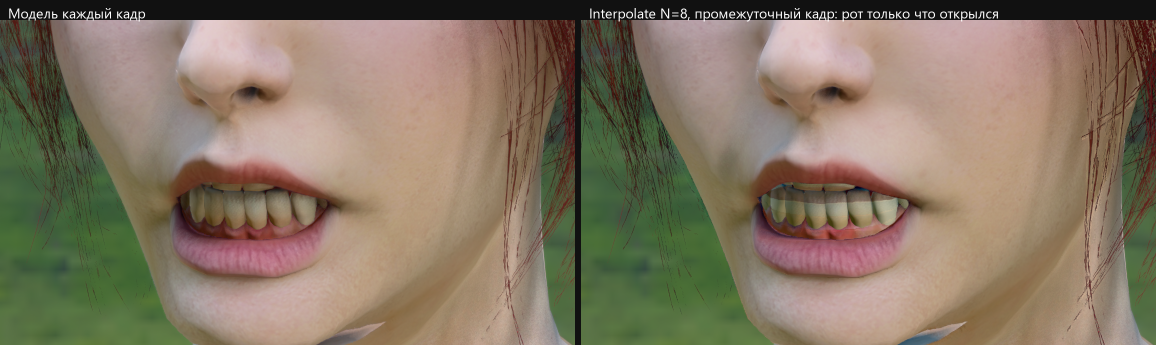
#> input picture teeth-every-vs-n8-317.png, 2312 x 690 px, given in place of off_t0_time_dump_120.bmp, which was not available (shown at 1/2 size)
$ python compare_transfer.py out.png
#> lines starting #> are read from the running program, lines starting #| are printed output that depends on the picture; pictures that were not available may be replaced by others from this repository, and a replacement may not be noted
"""Detail transfer on bench12: each case against full-resolution NR on the same frames."""
import argparse
import re
from pathlib import Path

import numpy as np
from PIL import Image

CASES = ["uni50_f1", "uni50_f2", "uni50_f3", "uni70_f1", "uni70_f3", "uni85_f1", "uni85_f3",
         "per_f1", "per_f3", "uni50_f3_cl", "uni50_f3_t1", "per_f1_r10", "per_f3_r10"]


def load(path):
    return np.asarray(Image.open(path).convert("RGB"), dtype=np.float64)
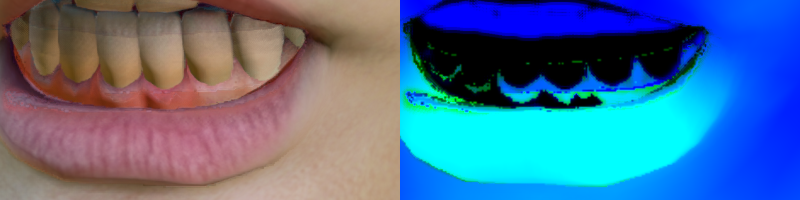
#> input picture acceptance-map-317.png, 1600 x 400 px, given in place of uni50_f1_dump_120.bmp, which was not available (shown at 1/2 size)


def psnr(a, b):
    mse = np.mean((a - b) ** 2)
    return 99.0 if mse == 0 else 10.0 * np.log10(255.0 ** 2 / mse)


def laplacian(img):
    g = img.mean(axis=2)
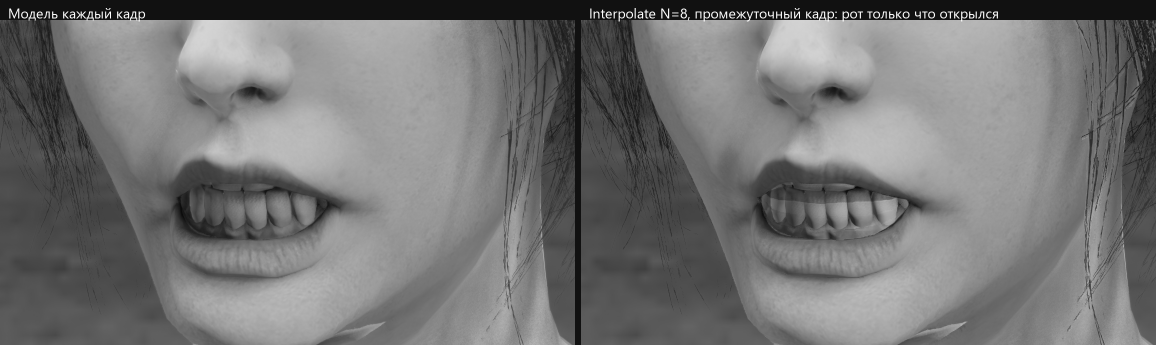
#> g: shape (690, 2312) float64 (shown at 1/2 size); min 8.33, max 255, mean 116.4
    return np.abs(4 * g[1:-1, 1:-1] - g[:-2, 1:-1] - g[2:, 1:-1] - g[1:-1, :-2] - g[1:-1, 2:])
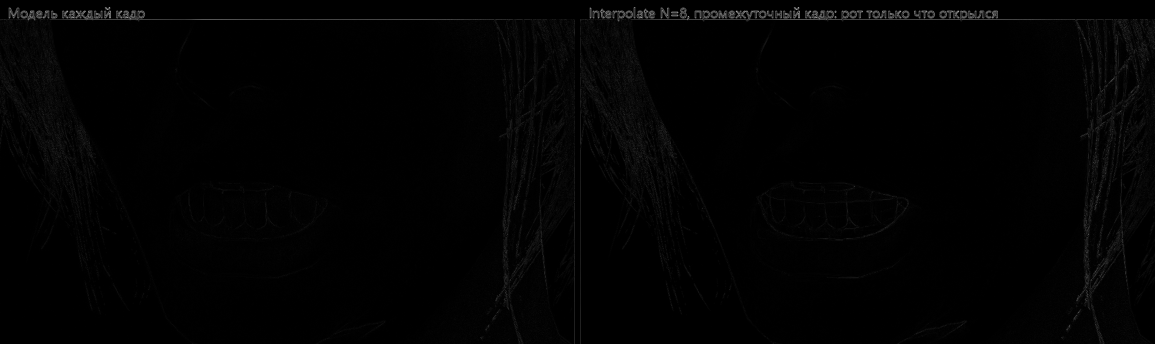
#> returned value: shape (688, 2310) float64 (shown at 1/2 size); min 0, max 581, mean 6.2; drawn with min black and max white


def last_float(path, pattern):
    if not path.exists():
        return float("nan")
    values = re.findall(pattern, path.read_text(errors="replace"))
    return float(values[-1]) if values else float("nan")


def post_ms(stdout):
    """GPU frame time minus path tracing: everything after the render, NR and our passes included."""
    m = re.findall(r"gpu frame time: avg ([0-9.]+) ms \(path trace ([0-9.]+) ms\)",
                   stdout.read_text(errors="replace")) if stdout.exists() else []
    return float(m[-1][0]) - float(m[-1][1]) if m else float("nan")


def main():
    parser = argparse.ArgumentParser(description=__doc__)
    parser.add_argument("out", type=Path, help="capture root (reference_dumps -Out, or the plan-8 output root)")
    parser.add_argument("--frames", default="120,239")
    parser.add_argument("--reference", default="off_t0_time")
    parser.add_argument("--depth-case", default="depthview", help="case whose dumps are the depth view ('' = none)")
    parser.add_argument("--depth-step", type=float, default=2.0,
                        help="depth-view levels between neighbours that count as a silhouette")
    parser.add_argument("--cases", nargs="*", default=CASES)
    parser.add_argument("--flat", action="store_true",
                        help="plan-8 layout: <root>/<case>/dump_<frame>.bmp, ReShade.log, stdout.txt")
    args = parser.parse_args()
    frames = args.frames.split(",")

    def dump(case, frame):
        return args.out / case / f"dump_{frame}.bmp" if args.flat else args.out / f"{case}_dump_{frame}.bmp"

    def log(case):
        return args.out / case / "ReShade.log" if args.flat else args.out / f"{case}_ReShade.log"

    def stdout(case):
        return args.out / case / "stdout.txt" if args.flat else args.out / f"{case}.txt"

    def silhouettes(frame):
        if not args.depth_case or not dump(args.depth_case, frame).exists():
            return None
        # bench12's depth view spans only ~13 of 256 levels (240..253), one level being banding on the
        # floor: a silhouette is a step of at least --depth-step levels between neighbours.
        d = load(dump(args.depth_case, frame)).mean(axis=2)
        dx = np.abs(np.diff(d, axis=1)) >= args.depth_step
        dy = np.abs(np.diff(d, axis=0)) >= args.depth_step
        mask = np.zeros(d.shape, dtype=bool)
        mask[:, 1:] |= dx
        mask[:, :-1] |= dx
        mask[1:, :] |= dy
        mask[:-1, :] |= dy
        # Every pixel within 2 px (5x5 square) of a depth step; padded with False, so nothing wraps
        # across opposite image edges.
        r = 2
        padded = np.pad(mask, r, constant_values=False)
        h, w = mask.shape
        mask = np.logical_or.reduce([padded[r + dy:r + dy + h, r + dx:r + dx + w]
                                     for dy in range(-r, r + 1) for dx in range(-r, r + 1)])
        return mask[1:-1, 1:-1]

    print(f"{'case':16} {'post ms':>8} {'model ms':>9} {'PSNR dB':>8} {'detail':>7} {'silh err':>9}")
    print(f"{args.reference:16} {post_ms(stdout(args.reference)):8.2f} "
          f"{last_float(log(args.reference), r'model time: ([0-9.]+) ms'):9.2f} {'ref':>8} {'1.000':>7} {'-':>9}")
    for case in args.cases:
        rows = []
        for f in frames:
            ref, got = load(dump(args.reference, f)), load(dump(case, f))
            lr, lg = laplacian(ref), laplacian(got)
#> in laplacian (call 2), `g = img.mean(axis=2)`:
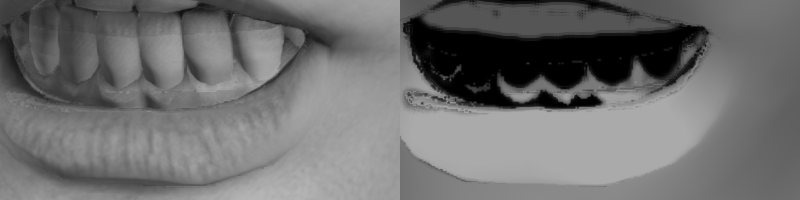
#> g: shape (400, 1600) float64 (shown at 1/2 size); min 0, max 182.3, mean 111.8
#> in laplacian (call 2), `return np.abs(4 * g[1:-1, 1:-1] - g[:-2, 1:-1] - g[2:, 1:-1] - g[1:-1,..`:
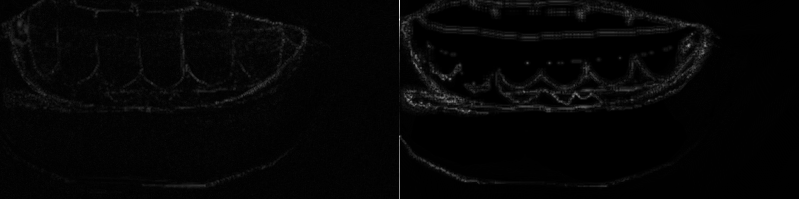
#> returned value: shape (398, 1598) float64 (shown at 1/2 size); min 0, max 75, mean 1.6; drawn with min black and max white
#> (the run stopped early here; a loop or call above may not have finished)
